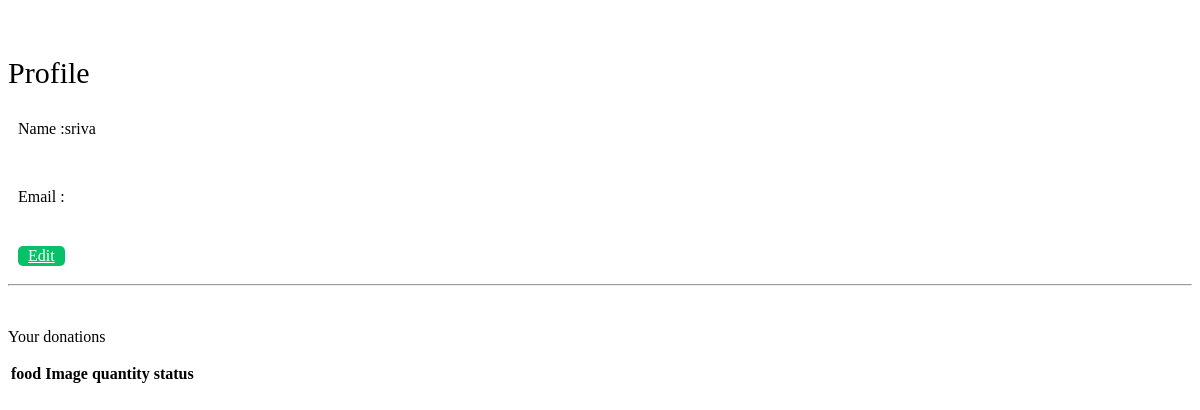
Page /profile (signed in) on the earlier database version.
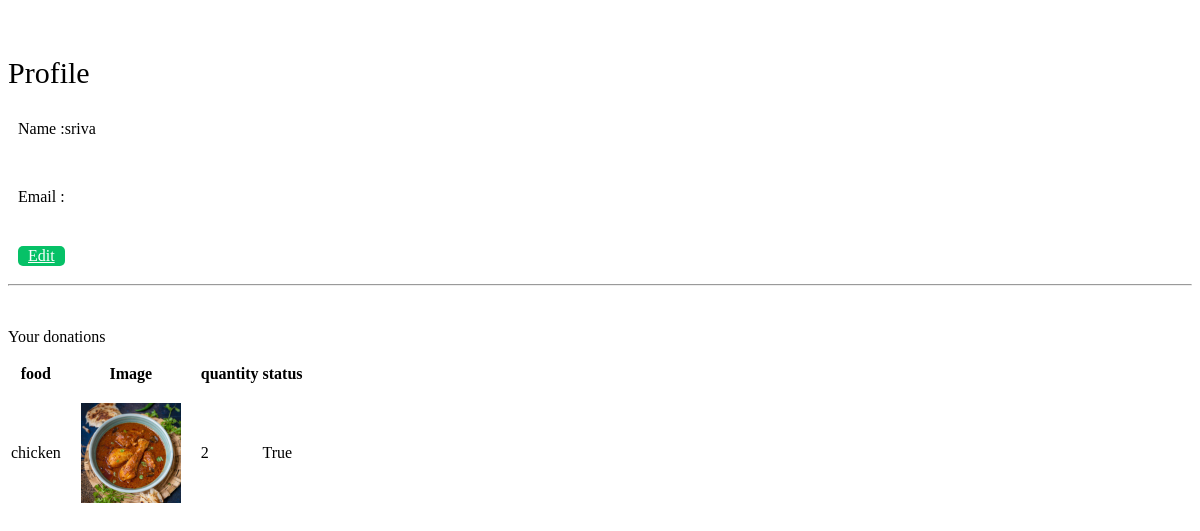
Same page on the later database version.
### donations/models.py (models this page shows, shortened)
class food(models.Model):
    food_id = models.AutoField(primary_key=True)
    user=models.ForeignKey(User,on_delete=models.CASCADE)
    image=models.ImageField(upload_to='images/')
    name=models.CharField(max_length=50)
    food_type=models.CharField(max_length=20)
    category=models.CharField(max_length=20)
    qnt=models.PositiveIntegerField()
    status=models.BooleanField(default=True)
    donate=models.BooleanField(default=False)

### donations/views.py (the view)
# urls.py: path("profile",views.profile,name="profile"),
def profile(request):
    user=request.user
    food_donations=food.objects.filter(user=user)
    cloth_donations=cloths.objects.filter(user=user)
    return render(request,"food/profile.html",{"food_donations":food_donations,"cloth_donations":cloth_donations})

### templates/food/profile.html (shortened to what this page needs)
<div class="profile">
        <div class="profilebox" >
            <br>
            <p class="heading" style="text-align: left;font-size:30px;"> <img src="" alt=""  >Profile</p>
            <div class="info" style="padding-left:10px;">
            <p >Name  :{{user.username}} </p><br>
            <p >Email :{{user.email}} </p><br>
              <a href="#" style="float: left;margin-top: 6px ;border-radius:5px; background-color: #06C167; color: white;padding:1px;padding-left: 10px;padding-right: 10px;">Edit</a>
              </div>
              <br>
              <br>
         <hr>
         <br>
         <p class="heading">Your donations</p>
   <div class="table-container" >
         <div class="table-wrapper">
        <table class="table">
        <thead>
        <tr>
            <th>food</th>
            <th>Image</th>
            <th>quantity</th>
            <th>status</th>
        </tr>
        </thead>
        {% for food in food_donations %}
       <tbody>
        <td>{{food.name}}</td>
        <td><img src="{{food.image.url}}" alt="{{item.name}}" width="100px" style="margin: 1rem;"></td>
        <td>{{food.qnt}}</td>
        <td>{{food.status}}</td>
    </tbody>
    {% endfor %}
    </table>
         </div>
   </div>
        </div>
    </div>
</body>

Differences in the rows shown:
added food: name "chicken", image (picture), qnt "2", status "True"
